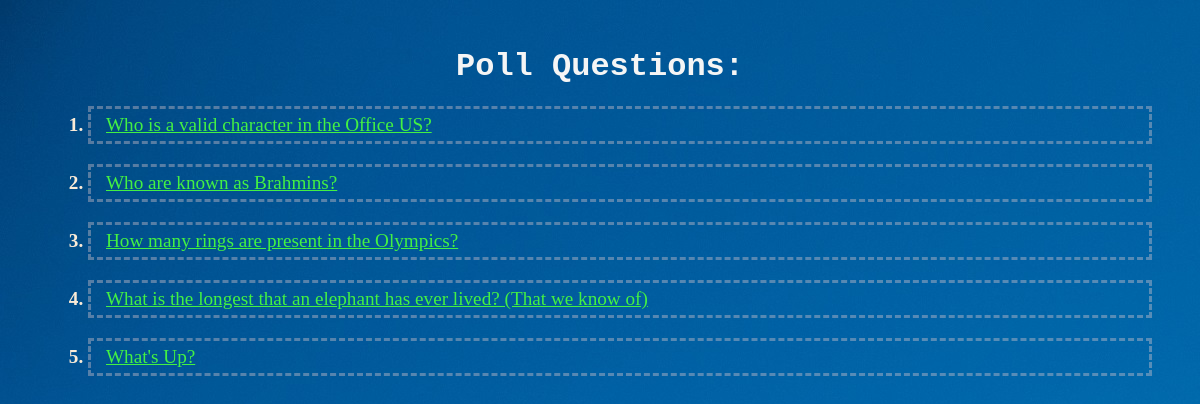
Screenshot of /polls/ with the database file from the repository.
### polls/models.py (models this page shows, shortened)
class Question(models.Model):
    question_text = models.CharField(max_length=200)
    pub_date = models.DateTimeField('date published')

### polls/views.py (the view)
# urls.py: path('', views.IndexView.as_view(), name='index'),
class IndexView(generic.ListView):
    template_name = 'polls/index.html'
    context_object_name = 'latest_question_list'
    def get_queryset(self):
        return Question.objects.order_by('-pub_date')[:5]

### polls/templates/polls/index.html
{% load static %}
<link rel="stylesheet" href="{% static 'polls/style.css' %}">
<center>
    <h1>Poll Questions:</h1>
</center>
{% if latest_question_list %}
    <ol>
    {% for question in latest_question_list %}
    <li id="question"><a href="{% url 'polls:detail' question.id %}">{{ question.question_text }}</a></li>
    {% endfor %}
    </ol>
{% else %}
    <p>No polls are available</p>
{% endif %}

### polls/static/polls/style.css (style rules this page uses)
li a { color: rgb(67, 241, 67); font-size:larger; margin-left: 10px; }
#question { margin-top: 20px; border: 3px rgba(241, 211, 211, 0.358) dashed; padding: 5px; }
ol li::marker { font-size: larger; font-weight: bold; color: antiquewhite; }
h1 { color: whitesmoke; font-family: 'Courier New'; }

### rows the page displays
Question: question_text "Who is a valid character in the Office US?"
Question: question_text "Who are known as Brahmins?"
Question: question_text "How many rings are present in the Olympics?"
Question: question_text "What is the longest that an elephant has ever lived? (That we know of)"
Question: question_text "What's Up?"
